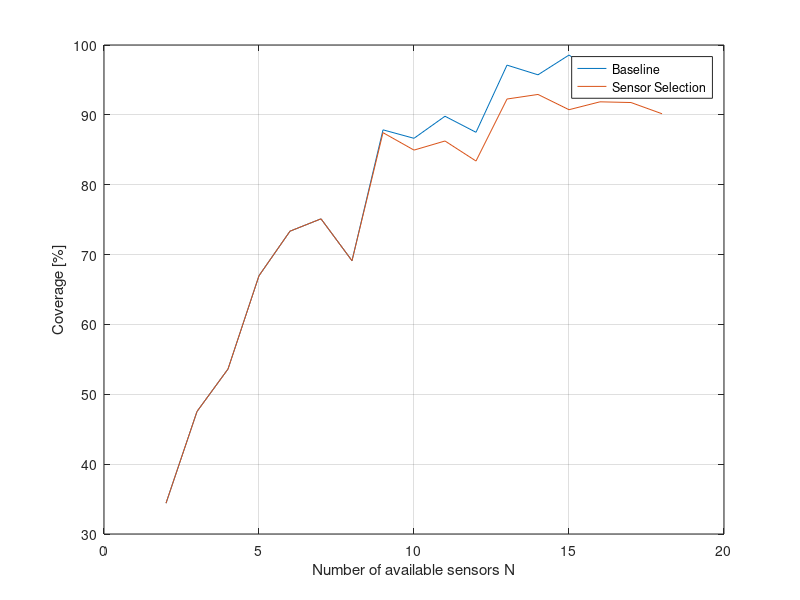
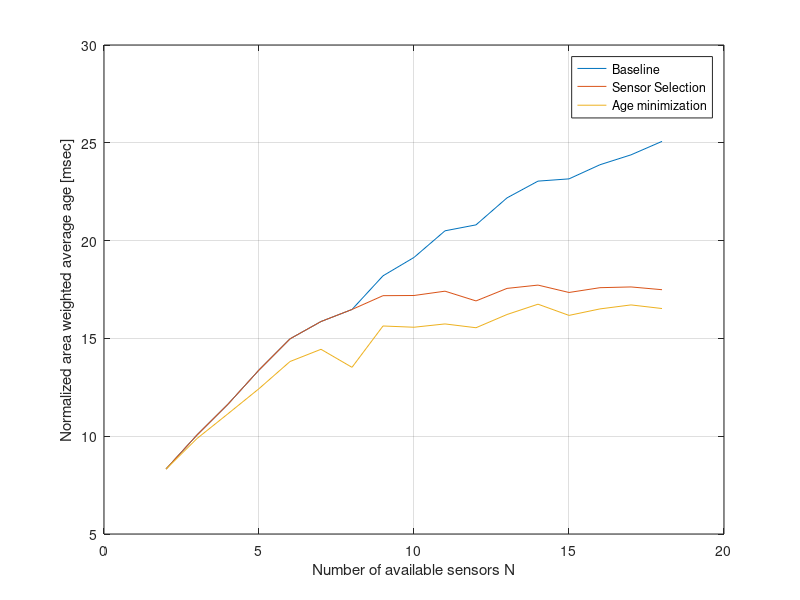

Recreate these plots in MATLAB, in order.
clear all;
clc;
close all;

%% Parameters
N = 2:18;
k = 8;

%% Coverage 

coverageAreaBaseline = load('coverageAreaBaseline');
coverageAreaBaseline = coverageAreaBaseline.coverageAreaBaseline;

coverageAreaSensSelec = load('coverageAreaSensSelec');
coverageAreaSensSelec = coverageAreaSensSelec.coverageAreaSensSelec;

figure;
plot(N,coverageAreaBaseline); hold on; grid on;
plot(N,coverageAreaSensSelec);

legend('Baseline','Sensor Selection');
xlabel('Number of available sensors N');
ylabel('Coverage [%]');

%% Age of coverage

areaWeightedAgeBaseline = load('areaWeightedAgeBaseline');
areaWeightedAgeSensSelec = load('areaWeightedAgeSensSelec');
areaWeightedAgeAgeMin = load('areaWeightedAgeAgeMin');

areaWeightedAgeBaseline = areaWeightedAgeBaseline.areaWeightedAgeBaseline;
areaWeightedAgeSensSelec = areaWeightedAgeSensSelec.areaWeightedAgeSensSelec;
areaWeightedAgeAgeMin = areaWeightedAgeAgeMin.areaWeightedAgeAgeMin;

figure();
plot(N,areaWeightedAgeBaseline); hold on; grid on;
plot(N, areaWeightedAgeSensSelec);
plot(N, areaWeightedAgeAgeMin)
legend('Baseline','Sensor Selection','Age minimization');
xlabel('Number of available sensors N');
ylabel('Normalized area weighted average age [msec]');